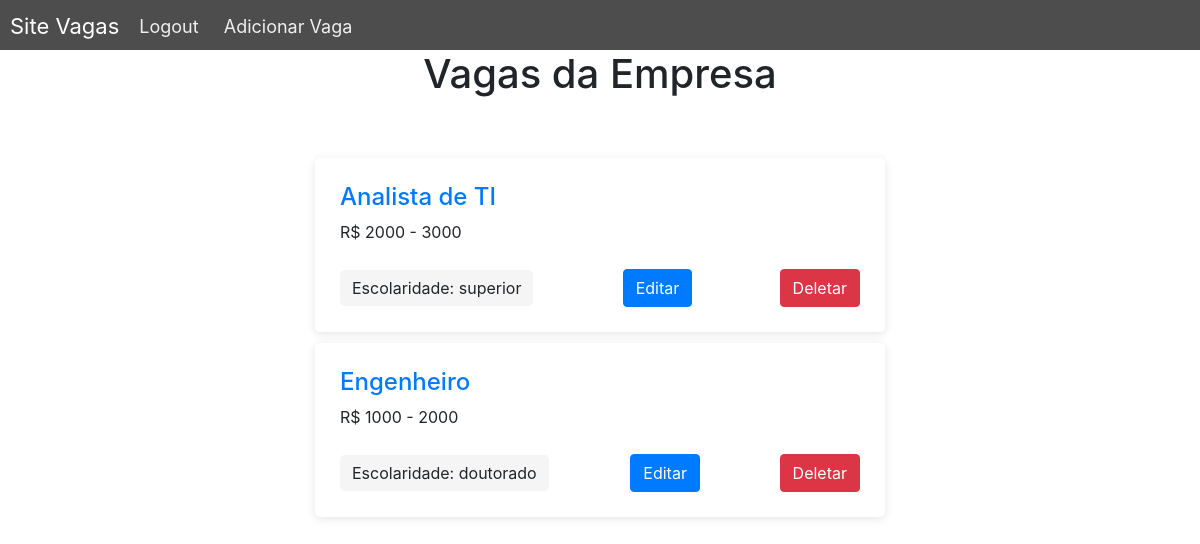
Screenshot of /vagas/listar-vagas/ (signed in) with the database file from the repository.
### vacancies/models.py (models this page shows, shortened)
class Vacancies(models.Model):
    class Meta:
        verbose_name = 'Vacancie'
        verbose_name_plural = 'Vacancies'
    company = models.ForeignKey(Company, verbose_name="Empresa", on_delete=models.CASCADE)
    nome = models.CharField(max_length=100, verbose_name="Título")
    sal = (("1000", "Até R$ 1000"),
                    ("1000 - 2000", "De R$ 1000 a R$ 2000"),
                    ("2000 - 3000", "De R$ 2000 a R$ 3000"),
                    ("3000", "Acima de R$ 3000"))
    escol = (("fundamental", "Ensino fundamental"),
                    ("medio", "Ensino médio"),
                    ("tecnologo", "Tecnólogo"),
                    ("superior", "Ensino Superior"),
                    ("pos", "Pós / MBA / Mestrado"),
                    ("doutorado", "Doutorado"))
    faixa_salarial = models.CharField(max_length=20, choices=sal, default="1000", verbose_name="Faixa Salarial")
    req = models.TextField(verbose_name="Requisitos")
    escolaridade = models.CharField(max_length=20, choices=escol, verbose_name="Escolaridade Mínima")
    data_criacao = models.DateField(auto_now=True)

### vacancies/views.py (the view)
# urls.py: path('listar-vagas/', ListVacancies.as_view(), name="list-vacancies"),
@method_decorator([login_required], name='dispatch')
class ListVacancies(generic.ListView):
    model = Vacancies
    context_object_name = "vacancies"
    template_name = "vacancies/list_vacancies.html"
    def get_context_data(self, **kwargs):
        context = super().get_context_data(**kwargs)
        current_company = Company.objects.filter(user = self.request.user)
        context['vacancies'] = context['vacancies'].filter(company = current_company[0])
        context['company_id'] = Company.objects.values_list('user', flat=True)
        return context

### vacancies/templates/vacancies/list_vacancies.html (shortened to what this page needs)
{% load static %}
<!DOCTYPE html>
<html lang="en">
<head>
    <link rel="stylesheet" href="{% static 'vacancies/style_card.css' %}">
    <link rel="stylesheet" href="{% static 'vacancies/style_mainPage.css' %}">
    <link rel="stylesheet" type="text/css" href="https://maxcdn.bootstrapcdn.com/bootstrap/4.0.0/css/bootstrap.min.css">
</head>
<body>
    {% if user.is_applicant %}
    <h4>Você não é permitido aqui</h4>
    <button type="submit" onclick="history.go(-1);" class="inline">Voltar</button>
    {% elif user.id not in company_id %}
        <h4>Você precisa completar o cadastro</h4>
        <button><a href="{% url 'users:company-register-complete' %}">Completar Cadastro</a></button>
    {% else %}
    <div class="nav">
        <div class="nav-header">
          <div class="nav-title">
            Site Vagas
          </div>
        </div>
        <div class="nav-links">
          <a href="{% url 'users:logout' %}">Logout</a>
          <a href="{% url 'vacancies:create-vacancie' %}">Adicionar Vaga</a>
        </div>
      </div>
        <h1 class="text-center" style="margin-bottom: 5%;"> Vagas da Empresa</h1>
        {% for vacancie in vacancies %}
            <div class="col-sm-6 offset-sm-3">
                <div class="job-card">
                    <div class="job-card__content">
                        <div class="job-card_info">
                            <h4><a href="{% url 'vacancies:detail-vacancie' vacancie.id%}">{{vacancie.nome}}</a></h4>
                            <p class="mb-0">R$ {{vacancie.faixa_salarial}}</p>
                        </div>
                    </div>
                    <div class="job-card__footer">
                        <div class="job-card_job-type">
                            <span class="job-label">Escolaridade: {{vacancie.escolaridade}}</span>
                        </div>
                        <form action="{% url 'vacancies:update-vacancie' vacancie.id%}">
                            <button type="submit" class="btn btn-primary">Editar</button>
                        </form>
                        <form action="{% url 'vacancies:delete-vacancie' vacancie.id%}">
                            <button type="submit" class="btn btn-danger">Deletar</button>
                        </form>
                    </div>
                </div>
            </div>
        {% empty %}
            <h2>A sua empresa ainda não cadastrou nenhuma vaga.</h2>
        {% endfor %}
    {% endif %}
</body>
</html>

### vacancies/static/vacancies/style_card.css (style rules this page uses)
.job-card { background: #fff; padding: 25px; border-radius: 5px; box-shadow: 0 2px 10px rgba(0, 0, 0, 0.1); margin-top: 2%; }
.job-card__content { display: flex; align-items: center; margin-bottom: 25px; }
.job-card__content .job-card_info { flex: 1; }
.job-card__footer { display: flex; align-items: center; justify-content: space-between; }
.job-label { display: inline-block; padding: 6px 12px; background: #f5f5f5; border-radius: 5px; margin-right: 2px; }

### vacancies/static/vacancies/style_mainPage.css (style rules this page uses)
* { box-sizing: border-box; }
body { margin: 0px; font-family: 'Raleway', sans-serif; }
.nav { height: 50px; width: 100%; background-color: #4d4d4d; position: relative; }
.nav > .nav-header { display: inline; }
.nav > .nav-header > .nav-title { display: inline-block; font-size: 22px; color: #fff; padding: 10px 10px 10px 10px; }
.nav > .nav-links { display: inline; float: right; font-size: 18px; }
.nav > .nav-links > a { display: inline-block; padding: 13px 10px 13px 10px; text-decoration: none; color: #efefef; }

### rows the page displays
Vacancies: nome "Analista de TI", faixa_salarial "2000 - 3000", escolaridade "superior"
Vacancies: nome "Engenheiro", faixa_salarial "1000 - 2000", escolaridade "doutorado"
